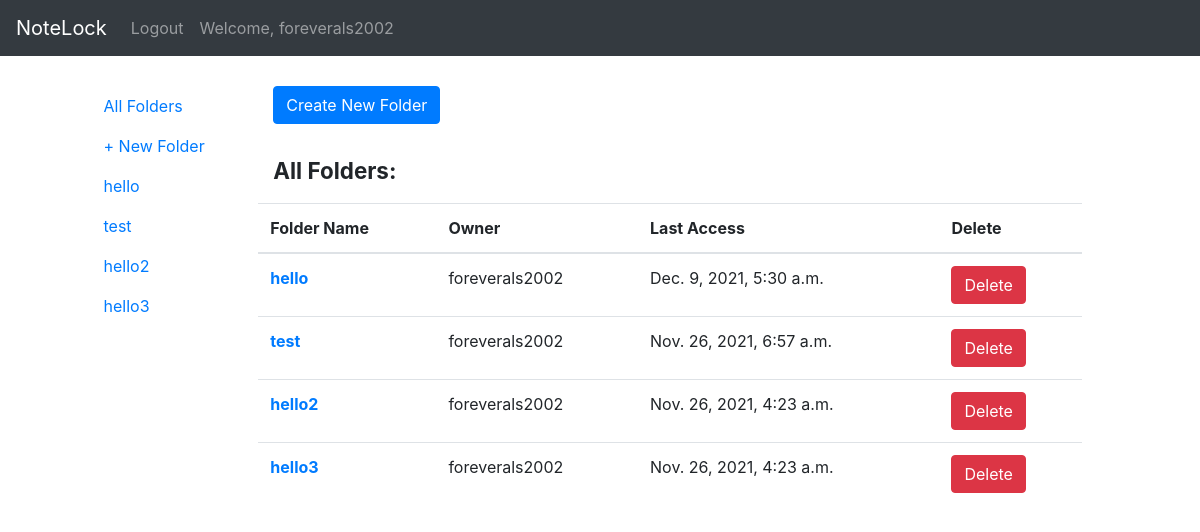
The app's page / (signed in) with its own data.
### myApp/models.py (models this page shows, shortened)
class Folder(models.Model):
    folder_name = models.CharField(max_length=100)
    owner = models.ForeignKey(User, on_delete=models.CASCADE)
    date_last_used = models.DateTimeField(auto_now=True)

### myApp/views.py (the view)
# urls.py: path('', views.list_folders_request),
def list_folders_request(request):
    if not request.user.is_authenticated:
        return redirect("/login/")
    folder_list = Folder.objects.filter(owner=request.user).order_by('-date_last_used')[:10]
    return render(request=request, template_name="myApp/folders.html", context={"folder_list":folder_list})

### myApp/templates/myApp/folders.html (shortened to what this page needs)
{% include "myApp/header.html" %}
{% block content %}
<div class="row justify-content-center">
  <div class="col-lg-10">
    <div class="row">
      <div class="col-lg-2" style="margin-top: 30px">
        <ul class="nav flex-column">
          <li class="nav-item">
            <a class="nav-link" href="/folders">All Folders</a>
          </li>
          <li class="nav-item">
            <a class="nav-link" href="javascript:create_folder()">+ New Folder</a>
          </li>
          {% for folder in folder_list %}
          <li class="nav-item">
            <a class="nav-link" href="/view_folder_content/{{ folder.folder_name }}">{{ folder.folder_name }}</a>
          </li>
          {% endfor %}
        </ul>
      </div>
      <div class="col-lg-10">
{% endblock %}
{% include "myApp/list_folders.html" %}
      </div>
    </div>
  </div>
</div>
{% include "myApp/footer.html" %}

### myApp/templates/myApp/header.html (shortened to what this page needs)
<!DOCTYPE html>
<html lang="en" dir="ltr">
  <head>
  </head>
  <link rel="stylesheet" href="https://stackpath.bootstrapcdn.com/bootstrap/4.4.1/css/bootstrap.min.css">
  <body>
    <nav class="navbar navbar-expand-lg navbar-dark bg-dark">
      <a class="navbar-brand" href="/">NoteLock</a>
      <div class="collapse navbar-collapse" id="navbarText">
        <ul class="navbar-nav mr-auto">
          {% if user.is_authenticated %}
          <li class="nav-item">
            <a class="nav-link" href="/logout">Logout</a>
          </li>
          <li class="nav-item">
            <a class="nav-link" href="#">Welcome, {{user.username}}</a>
          </li>
          {% else %}
          <li class="nav-item">
            <a class="nav-link" href="/login">Login</a>
          </li>
          {% endif %}
        </ul>
      </div>
    </nav>

### myApp/templates/myApp/list_folders.html (shortened to what this page needs)
<div class="col-lg-3">
  <button class="btn btn-primary" name="create_folder" onclick="javascript:create_folder();" style="margin-top: 30px">Create New Folder</button>
</div>
<div class="col-lg-3" style="font-size: 1.4rem; margin-top: 30px">
  <strong>All Folders: </strong>
</div>
<table class="table" style="margin-top: 15px">
  <thead>
    <tr>
      <th scope="col">Folder Name</th>
      <th scope="col">Owner</th>
      <th scope="col">Last Access</th>
      <th scope="col">Delete</th>
    </tr>
  </thead>
  <tbody>
    {% for folder in folder_list %}
    <tr>
      <th scope="row"><a href="/view_folder_content/{{ folder.folder_name }}">{{ folder.folder_name }}</a></th>
      <td>{{ folder.owner }}</td>
      <td>{{ folder.date_last_used }}</td>
      <td><a class="btn btn-danger" href="/delete_folder/{{ folder.folder_name }}" role="button">Delete</a></td>
    </tr>
    {% endfor %}
  </tbody>
</table>

### records on screen
Folder: folder_name "hello", owner "foreverals2002", date_last_used "Dec. 9, 2021, 5:30 a.m."
Folder: folder_name "test", owner "foreverals2002", date_last_used "Nov. 26, 2021, 6:57 a.m."
Folder: folder_name "hello2", owner "foreverals2002", date_last_used "Nov. 26, 2021, 4:23 a.m."
Folder: folder_name "hello3", owner "foreverals2002", date_last_used "Nov. 26, 2021, 4:23 a.m."

### other values on screen
{{ user.username }} "foreverals2002"
